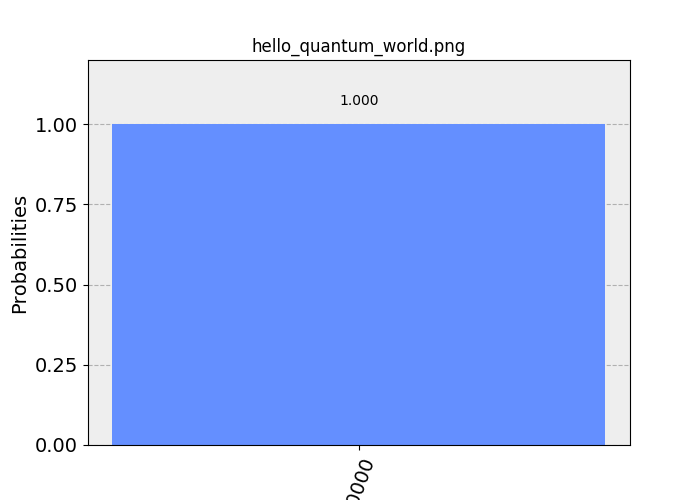

Recreate this plot in Python.
from qiskit import(
  QuantumRegister,
  ClassicalRegister,
  QuantumCircuit,
  execute,
  Aer)
from qiskit.visualization import plot_histogram
import matplotlib
import matplotlib.pyplot as plt
matplotlib.use('TkAgg')
#matplotlib.use('WebAgg')
import time

backend = Aer.get_backend('qasm_simulator')
q = QuantumRegister(5)
c = ClassicalRegister(5)
qc = QuantumCircuit(q, c)
qc.measure(q, c)
job_exp = execute(qc, backend=backend)

fig = plot_histogram(job_exp.result().get_counts(qc), title="hello_quantum_world.png")
fig.savefig("hello_quantum_world.png")
plt.show()
